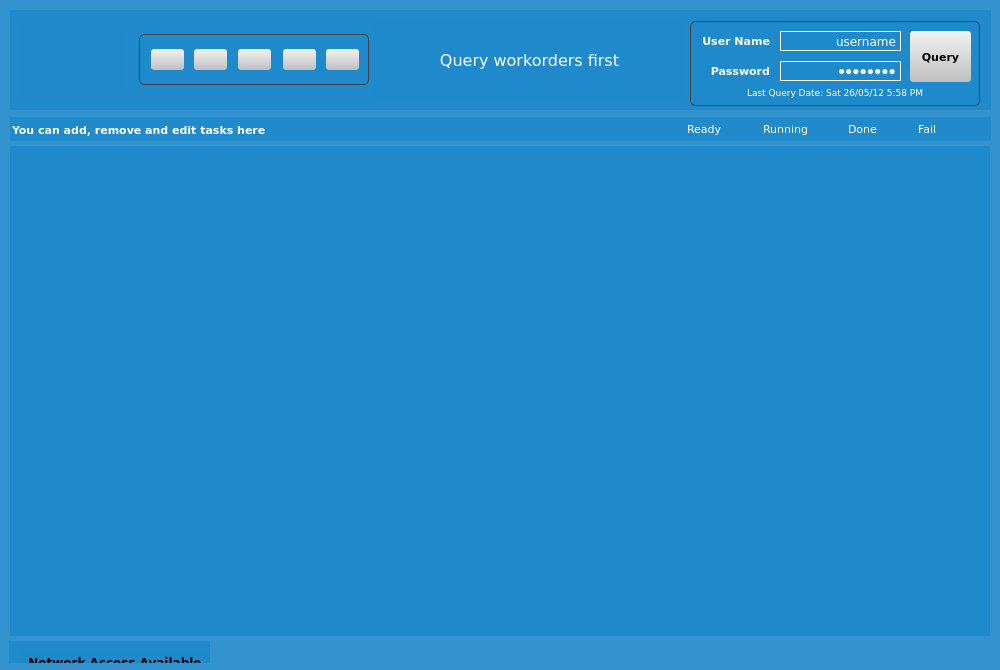
<?xml version="1.0" encoding="UTF-8"?>
<ui version="4.0">
 <class>MainWindow</class>
 <widget class="QMainWindow" name="MainWindow">
  <property name="geometry">
   <rect>
    <x>0</x>
    <y>0</y>
    <width>1000</width>
    <height>670</height>
   </rect>
  </property>
  <property name="minimumSize">
   <size>
    <width>1000</width>
    <height>670</height>
   </size>
  </property>
  <property name="maximumSize">
   <size>
    <width>1000</width>
    <height>670</height>
   </size>
  </property>
  <property name="windowTitle">
   <string>HouseLens Uploader</string>
  </property>
  <property name="windowIcon">
   <iconset resource="resource.qrc">
    <normaloff>:/image/Images/appicon.png</normaloff>:/image/Images/appicon.png</iconset>
  </property>
  <property name="autoFillBackground">
   <bool>false</bool>
  </property>
  <widget class="QWidget" name="centralWidget">
   <property name="styleSheet">
    <string notr="true">background-color: rgba(31, 138, 203, 230);</string>
   </property>
   <widget class="QGroupBox" name="groupBoxMain">
    <property name="geometry">
     <rect>
      <x>10</x>
      <y>146</y>
      <width>980</width>
      <height>490</height>
     </rect>
    </property>
    <property name="minimumSize">
     <size>
      <width>980</width>
      <height>490</height>
     </size>
    </property>
    <property name="maximumSize">
     <size>
      <width>980</width>
      <height>490</height>
     </size>
    </property>
    <property name="styleSheet">
     <string notr="true"> QGroupBox {
     border: none;
	border-radius: 5px;
	background-image: url(:/image/Images/HouseLensText.png);
	 background-repeat:none;
    background-position:center center;
 }</string>
    </property>
    <property name="title">
     <string/>
    </property>
    <widget class="ScrollArea" name="scrollAreaMain">
     <property name="geometry">
      <rect>
       <x>0</x>
       <y>0</y>
       <width>980</width>
       <height>490</height>
      </rect>
     </property>
     <property name="minimumSize">
      <size>
       <width>980</width>
       <height>490</height>
      </size>
     </property>
     <property name="maximumSize">
      <size>
       <width>980</width>
       <height>490</height>
      </size>
     </property>
     <property name="styleSheet">
      <string notr="true">border:none;</string>
     </property>
     <property name="widgetResizable">
      <bool>true</bool>
     </property>
     <property name="alignment">
      <set>Qt::AlignLeading|Qt::AlignLeft|Qt::AlignTop</set>
     </property>
     <widget class="QWidget" name="scrollAreaWidgetContents">
      <property name="geometry">
       <rect>
        <x>0</x>
        <y>0</y>
        <width>980</width>
        <height>490</height>
       </rect>
      </property>
      <property name="styleSheet">
       <string notr="true"/>
      </property>
     </widget>
    </widget>
   </widget>
   <widget class="QWidget" name="layoutWidget">
    <property name="geometry">
     <rect>
      <x>9</x>
      <y>641</y>
      <width>201</width>
      <height>22</height>
     </rect>
    </property>
    <layout class="QHBoxLayout" name="horizontalLayout_3">
     <item>
      <widget class="QPushButton" name="networkAccessibilityButton">
       <property name="minimumSize">
        <size>
         <width>190</width>
         <height>20</height>
        </size>
       </property>
       <property name="font">
        <font>
         <family>Verdana</family>
         <weight>75</weight>
         <bold>true</bold>
        </font>
       </property>
       <property name="styleSheet">
        <string notr="true">QPushButton {
border:none;
}</string>
       </property>
       <property name="text">
        <string>Network Access Available</string>
       </property>
       <property name="icon">
        <iconset resource="resource.qrc">
         <normaloff>:/image/Images/network-connect.tiff</normaloff>:/image/Images/network-connect.tiff</iconset>
       </property>
       <property name="flat">
        <bool>false</bool>
       </property>
      </widget>
     </item>
     <item>
      <spacer name="horizontalSpacer_3">
       <property name="orientation">
        <enum>Qt::Horizontal</enum>
       </property>
       <property name="sizeHint" stdset="0">
        <size>
         <width>40</width>
         <height>20</height>
        </size>
       </property>
      </spacer>
     </item>
    </layout>
   </widget>
   <widget class="QFrame" name="frame_2">
    <property name="geometry">
     <rect>
      <x>10</x>
      <y>10</y>
      <width>981</width>
      <height>100</height>
     </rect>
    </property>
    <property name="sizePolicy">
     <sizepolicy hsizetype="Preferred" vsizetype="Fixed">
      <horstretch>0</horstretch>
      <verstretch>0</verstretch>
     </sizepolicy>
    </property>
    <property name="minimumSize">
     <size>
      <width>0</width>
      <height>100</height>
     </size>
    </property>
    <property name="maximumSize">
     <size>
      <width>16777215</width>
      <height>100</height>
     </size>
    </property>
    <property name="styleSheet">
     <string notr="true">border:none;
</string>
    </property>
    <property name="frameShape">
     <enum>QFrame::StyledPanel</enum>
    </property>
    <property name="frameShadow">
     <enum>QFrame::Raised</enum>
    </property>
    <layout class="QHBoxLayout" name="horizontalLayout">
     <item>
      <widget class="QLabel" name="label">
       <property name="sizePolicy">
        <sizepolicy hsizetype="Preferred" vsizetype="Fixed">
         <horstretch>0</horstretch>
         <verstretch>0</verstretch>
        </sizepolicy>
       </property>
       <property name="minimumSize">
        <size>
         <width>100</width>
         <height>70</height>
        </size>
       </property>
       <property name="maximumSize">
        <size>
         <width>100</width>
         <height>70</height>
        </size>
       </property>
       <property name="text">
        <string/>
       </property>
       <property name="pixmap">
        <pixmap resource="resource.qrc">:/image/Images/HouseLensLogo.png</pixmap>
       </property>
       <property name="scaledContents">
        <bool>false</bool>
       </property>
       <property name="alignment">
        <set>Qt::AlignCenter</set>
       </property>
      </widget>
     </item>
     <item>
      <spacer name="horizontalSpacer_2">
       <property name="orientation">
        <enum>Qt::Horizontal</enum>
       </property>
       <property name="sizeType">
        <enum>QSizePolicy::Fixed</enum>
       </property>
       <property name="sizeHint" stdset="0">
        <size>
         <width>12</width>
         <height>20</height>
        </size>
       </property>
      </spacer>
     </item>
     <item>
      <widget class="QGroupBox" name="groupBox_2">
       <property name="minimumSize">
        <size>
         <width>230</width>
         <height>51</height>
        </size>
       </property>
       <property name="maximumSize">
        <size>
         <width>230</width>
         <height>51</height>
        </size>
       </property>
       <property name="styleSheet">
        <string notr="true"> QGroupBox {
	border: 1px solid rgb(64, 64, 64);
	color: rgb(0, 0, 0);
	border-radius: 5px;
   border-shadow: 10px 10px 5px #888888;
 }</string>
       </property>
       <property name="title">
        <string/>
       </property>
       <widget class="QPushButton" name="addTaskButton">
        <property name="geometry">
         <rect>
          <x>12</x>
          <y>15</y>
          <width>33</width>
          <height>21</height>
         </rect>
        </property>
        <property name="font">
         <font>
          <family>Verdana</family>
          <pointsize>8</pointsize>
          <weight>75</weight>
          <bold>true</bold>
         </font>
        </property>
        <property name="styleSheet">
         <string notr="true">QPushButton {
background-color: qlineargradient(x1:0, y1:0, x2:0, y2:1, stop:0 rgba(243, 243, 243, 255), stop:1 rgba(191, 191, 191, 255));
border:none;
border-radius: 3px;
}

QPushButton:hover {
background-color: qlineargradient(x1:0, y1:0, x2:0, y2:1, stop:0 rgba(210, 243, 243, 255), stop:1 rgba(191, 191, 191, 255));
border:none;
border-radius: 3px;
}

QPushButton:pressed {
background-color: qlineargradient(x1:0, y1:0, x2:0, y2:1, stop:0 rgba(170, 243, 243, 255), stop:1 rgba(191, 191, 191, 255));
border:none;
border-radius: 3px;
}</string>
        </property>
        <property name="text">
         <string/>
        </property>
        <property name="icon">
         <iconset resource="resource.qrc">
          <normaloff>:/image/Images/add.png</normaloff>:/image/Images/add.png</iconset>
        </property>
       </widget>
       <widget class="QPushButton" name="removeTaskButton">
        <property name="enabled">
         <bool>false</bool>
        </property>
        <property name="geometry">
         <rect>
          <x>144</x>
          <y>15</y>
          <width>33</width>
          <height>21</height>
         </rect>
        </property>
        <property name="font">
         <font>
          <family>Verdana</family>
          <pointsize>8</pointsize>
          <weight>75</weight>
          <bold>true</bold>
         </font>
        </property>
        <property name="styleSheet">
         <string notr="true">QPushButton {
background-color: qlineargradient(x1:0, y1:0, x2:0, y2:1, stop:0 rgba(243, 243, 243, 255), stop:1 rgba(191, 191, 191, 255));
border:none;
border-radius: 3px;
}

QPushButton:hover {
background-color: qlineargradient(x1:0, y1:0, x2:0, y2:1, stop:0 rgba(210, 243, 243, 255), stop:1 rgba(191, 191, 191, 255));
border:none;
border-radius: 3px;
}

QPushButton:pressed {
background-color: qlineargradient(x1:0, y1:0, x2:0, y2:1, stop:0 rgba(170, 243, 243, 255), stop:1 rgba(191, 191, 191, 255));
border:none;
border-radius: 3px;
}</string>
        </property>
        <property name="text">
         <string/>
        </property>
        <property name="icon">
         <iconset resource="resource.qrc">
          <normaloff>:/image/Images/delete.png</normaloff>:/image/Images/delete.png</iconset>
        </property>
       </widget>
       <widget class="QPushButton" name="stopTaskButton">
        <property name="enabled">
         <bool>false</bool>
        </property>
        <property name="geometry">
         <rect>
          <x>99</x>
          <y>15</y>
          <width>33</width>
          <height>21</height>
         </rect>
        </property>
        <property name="font">
         <font>
          <family>Verdana</family>
          <pointsize>8</pointsize>
          <weight>75</weight>
          <bold>true</bold>
         </font>
        </property>
        <property name="styleSheet">
         <string notr="true">QPushButton {
background-color: qlineargradient(x1:0, y1:0, x2:0, y2:1, stop:0 rgba(243, 243, 243, 255), stop:1 rgba(191, 191, 191, 255));
border:none;
border-radius: 3px;
}

QPushButton:hover {
background-color: qlineargradient(x1:0, y1:0, x2:0, y2:1, stop:0 rgba(210, 243, 243, 255), stop:1 rgba(191, 191, 191, 255));
border:none;
border-radius: 3px;
}

QPushButton:pressed {
background-color: qlineargradient(x1:0, y1:0, x2:0, y2:1, stop:0 rgba(170, 243, 243, 255), stop:1 rgba(191, 191, 191, 255));
border:none;
border-radius: 3px;
}</string>
        </property>
        <property name="text">
         <string/>
        </property>
        <property name="icon">
         <iconset resource="resource.qrc">
          <normaloff>:/image/Images/stop.png</normaloff>:/image/Images/stop.png</iconset>
        </property>
       </widget>
       <widget class="QPushButton" name="runTaskButton">
        <property name="enabled">
         <bool>false</bool>
        </property>
        <property name="geometry">
         <rect>
          <x>55</x>
          <y>15</y>
          <width>33</width>
          <height>21</height>
         </rect>
        </property>
        <property name="font">
         <font>
          <family>Verdana</family>
          <pointsize>8</pointsize>
          <weight>75</weight>
          <bold>true</bold>
         </font>
        </property>
        <property name="styleSheet">
         <string notr="true">QPushButton {
background-color: qlineargradient(x1:0, y1:0, x2:0, y2:1, stop:0 rgba(243, 243, 243, 255), stop:1 rgba(191, 191, 191, 255));
border:none;
border-radius: 3px;
}

QPushButton:hover {
background-color: qlineargradient(x1:0, y1:0, x2:0, y2:1, stop:0 rgba(210, 243, 243, 255), stop:1 rgba(191, 191, 191, 255));
border:none;
border-radius: 3px;
}

QPushButton:pressed {
background-color: qlineargradient(x1:0, y1:0, x2:0, y2:1, stop:0 rgba(170, 243, 243, 255), stop:1 rgba(191, 191, 191, 255));
border:none;
border-radius: 3px;
}</string>
        </property>
        <property name="text">
         <string/>
        </property>
        <property name="icon">
         <iconset resource="resource.qrc">
          <normaloff>:/image/Images/run.png</normaloff>:/image/Images/run.png</iconset>
        </property>
       </widget>
       <widget class="QPushButton" name="settingButton">
        <property name="geometry">
         <rect>
          <x>187</x>
          <y>15</y>
          <width>33</width>
          <height>21</height>
         </rect>
        </property>
        <property name="styleSheet">
         <string notr="true">QPushButton {
background-color: qlineargradient(x1:0, y1:0, x2:0, y2:1, stop:0 rgba(243, 243, 243, 255), stop:1 rgba(191, 191, 191, 255));
border:none;
border-radius: 3px;
}

QPushButton:hover {
background-color: qlineargradient(x1:0, y1:0, x2:0, y2:1, stop:0 rgba(210, 243, 243, 255), stop:1 rgba(191, 191, 191, 255));
border:none;
border-radius: 3px;
}

QPushButton:pressed {
background-color: qlineargradient(x1:0, y1:0, x2:0, y2:1, stop:0 rgba(170, 243, 243, 255), stop:1 rgba(191, 191, 191, 255));
border:none;
border-radius: 3px;
}</string>
        </property>
        <property name="text">
         <string/>
        </property>
        <property name="icon">
         <iconset resource="resource.qrc">
          <normaloff>:/image/Images/setting.png</normaloff>:/image/Images/setting.png</iconset>
        </property>
       </widget>
      </widget>
     </item>
     <item>
      <widget class="QLabel" name="headerDescriptionLabel">
       <property name="font">
        <font>
         <family>Verdana</family>
         <pointsize>12</pointsize>
        </font>
       </property>
       <property name="styleSheet">
        <string notr="true">color:white;
</string>
       </property>
       <property name="text">
        <string>Query workorders first</string>
       </property>
       <property name="alignment">
        <set>Qt::AlignCenter</set>
       </property>
       <property name="wordWrap">
        <bool>true</bool>
       </property>
      </widget>
     </item>
     <item>
      <widget class="QGroupBox" name="groupBox">
       <property name="minimumSize">
        <size>
         <width>290</width>
         <height>85</height>
        </size>
       </property>
       <property name="maximumSize">
        <size>
         <width>290</width>
         <height>85</height>
        </size>
       </property>
       <property name="styleSheet">
        <string notr="true"> QGroupBox {
     border: 1px solid rgb(64, 64, 64);
	border-radius: 5px;
 }</string>
       </property>
       <property name="title">
        <string/>
       </property>
       <widget class="QPushButton" name="queryButton">
        <property name="geometry">
         <rect>
          <x>220</x>
          <y>10</y>
          <width>61</width>
          <height>51</height>
         </rect>
        </property>
        <property name="font">
         <font>
          <family>Verdana</family>
          <pointsize>8</pointsize>
          <weight>75</weight>
          <bold>true</bold>
         </font>
        </property>
        <property name="styleSheet">
         <string notr="true">QPushButton {
background-color: qlineargradient(x1:0, y1:0, x2:0, y2:1, stop:0 rgba(243, 243, 243, 255), stop:1 rgba(191, 191, 191, 255));
border:none;
border-radius: 3px;
}

QPushButton:hover {
background-color: qlineargradient(x1:0, y1:0, x2:0, y2:1, stop:0 rgba(210, 243, 243, 255), stop:1 rgba(191, 191, 191, 255));
border:none;
border-radius: 3px;
}

QPushButton:pressed {
background-color: qlineargradient(x1:0, y1:0, x2:0, y2:1, stop:0 rgba(170, 243, 243, 255), stop:1 rgba(191, 191, 191, 255));
border:none;
border-radius: 3px;
}</string>
        </property>
        <property name="text">
         <string>Query</string>
        </property>
        <property name="autoDefault">
         <bool>false</bool>
        </property>
        <property name="default">
         <bool>false</bool>
        </property>
       </widget>
       <widget class="QLabel" name="label_14">
        <property name="geometry">
         <rect>
          <x>0</x>
          <y>10</y>
          <width>80</width>
          <height>20</height>
         </rect>
        </property>
        <property name="font">
         <font>
          <family>Verdana</family>
          <pointsize>8</pointsize>
          <weight>75</weight>
          <bold>true</bold>
         </font>
        </property>
        <property name="layoutDirection">
         <enum>Qt::RightToLeft</enum>
        </property>
        <property name="styleSheet">
         <string notr="true">color:rgba(255,255,255,255);
background-color:rgba(0,0,0,0);</string>
        </property>
        <property name="text">
         <string>User Name</string>
        </property>
        <property name="alignment">
         <set>Qt::AlignRight|Qt::AlignTrailing|Qt::AlignVCenter</set>
        </property>
       </widget>
       <widget class="QLineEdit" name="_userNameTextEdit">
        <property name="geometry">
         <rect>
          <x>90</x>
          <y>10</y>
          <width>121</width>
          <height>20</height>
         </rect>
        </property>
        <property name="font">
         <font>
          <family>Verdana</family>
         </font>
        </property>
        <property name="styleSheet">
         <string notr="true"> QLineEdit {
     border: 1px solid rgb(255, 255, 255);
	color: rgb(255, 255, 255);
}</string>
        </property>
        <property name="text">
         <string>username</string>
        </property>
        <property name="alignment">
         <set>Qt::AlignRight|Qt::AlignTrailing|Qt::AlignVCenter</set>
        </property>
       </widget>
       <widget class="QLineEdit" name="_lastQueryDateField">
        <property name="enabled">
         <bool>false</bool>
        </property>
        <property name="geometry">
         <rect>
          <x>30</x>
          <y>62</y>
          <width>231</width>
          <height>20</height>
         </rect>
        </property>
        <property name="font">
         <font>
          <family>Verdana</family>
          <pointsize>7</pointsize>
         </font>
        </property>
        <property name="cursor">
         <cursorShape>ArrowCursor</cursorShape>
        </property>
        <property name="focusPolicy">
         <enum>Qt::NoFocus</enum>
        </property>
        <property name="styleSheet">
         <string notr="true">border:none;
background-color:rgba(0,0,0,0);
alternate-background-color:rgba(0,0,0,0);
color:white;
selection-color: white;</string>
        </property>
        <property name="text">
         <string>Last Query Date: Sat 26/05/12 5:58 PM</string>
        </property>
        <property name="alignment">
         <set>Qt::AlignCenter</set>
        </property>
        <property name="readOnly">
         <bool>true</bool>
        </property>
        <property name="placeholderText">
         <string>You haven't queried yet</string>
        </property>
       </widget>
       <widget class="QLabel" name="label_2">
        <property name="geometry">
         <rect>
          <x>0</x>
          <y>40</y>
          <width>80</width>
          <height>20</height>
         </rect>
        </property>
        <property name="font">
         <font>
          <family>Verdana</family>
          <pointsize>8</pointsize>
          <weight>75</weight>
          <bold>true</bold>
         </font>
        </property>
        <property name="layoutDirection">
         <enum>Qt::LeftToRight</enum>
        </property>
        <property name="styleSheet">
         <string notr="true">color:rgba(255,255,255,255);
background-color:rgba(0,0,0,0);</string>
        </property>
        <property name="text">
         <string>Password</string>
        </property>
        <property name="alignment">
         <set>Qt::AlignRight|Qt::AlignTrailing|Qt::AlignVCenter</set>
        </property>
       </widget>
       <widget class="QLineEdit" name="_passwordTextEdit">
        <property name="geometry">
         <rect>
          <x>90</x>
          <y>40</y>
          <width>121</width>
          <height>20</height>
         </rect>
        </property>
        <property name="styleSheet">
         <string notr="true"> QLineEdit {
     border: 1px solid rgb(255, 255, 255);
	color: rgb(255, 255, 255);
}</string>
        </property>
        <property name="text">
         <string>password</string>
        </property>
        <property name="echoMode">
         <enum>QLineEdit::Password</enum>
        </property>
        <property name="alignment">
         <set>Qt::AlignRight|Qt::AlignTrailing|Qt::AlignVCenter</set>
        </property>
       </widget>
      </widget>
     </item>
    </layout>
   </widget>
   <widget class="QWidget" name="widget_3" native="true">
    <property name="geometry">
     <rect>
      <x>10</x>
      <y>117</y>
      <width>981</width>
      <height>24</height>
     </rect>
    </property>
    <property name="minimumSize">
     <size>
      <width>0</width>
      <height>24</height>
     </size>
    </property>
    <property name="maximumSize">
     <size>
      <width>16777215</width>
      <height>21</height>
     </size>
    </property>
    <property name="styleSheet">
     <string notr="true"/>
    </property>
    <layout class="QHBoxLayout" name="horizontalLayout_2">
     <property name="spacing">
      <number>2</number>
     </property>
     <property name="leftMargin">
      <number>2</number>
     </property>
     <property name="topMargin">
      <number>2</number>
     </property>
     <property name="rightMargin">
      <number>2</number>
     </property>
     <property name="bottomMargin">
      <number>0</number>
     </property>
     <item>
      <widget class="QLabel" name="label_13">
       <property name="minimumSize">
        <size>
         <width>271</width>
         <height>18</height>
        </size>
       </property>
       <property name="maximumSize">
        <size>
         <width>271</width>
         <height>18</height>
        </size>
       </property>
       <property name="font">
        <font>
         <family>Verdana</family>
         <pointsize>8</pointsize>
         <weight>75</weight>
         <bold>true</bold>
        </font>
       </property>
       <property name="styleSheet">
        <string notr="true">color:rgba(255,255,255,255);
background-color:rgba(0,0,0,0);</string>
       </property>
       <property name="text">
        <string>You can add, remove and edit tasks here</string>
       </property>
      </widget>
     </item>
     <item>
      <spacer name="horizontalSpacer">
       <property name="orientation">
        <enum>Qt::Horizontal</enum>
       </property>
       <property name="sizeHint" stdset="0">
        <size>
         <width>40</width>
         <height>20</height>
        </size>
       </property>
      </spacer>
     </item>
     <item>
      <widget class="QFrame" name="frame">
       <property name="minimumSize">
        <size>
         <width>311</width>
         <height>20</height>
        </size>
       </property>
       <property name="maximumSize">
        <size>
         <width>311</width>
         <height>20</height>
        </size>
       </property>
       <property name="layoutDirection">
        <enum>Qt::LeftToRight</enum>
       </property>
       <property name="styleSheet">
        <string notr="true">QFrame {
border:none;
background-color:rgba(0,0,0,0);
}</string>
       </property>
       <property name="frameShape">
        <enum>QFrame::StyledPanel</enum>
       </property>
       <property name="frameShadow">
        <enum>QFrame::Raised</enum>
       </property>
       <widget class="QFrame" name="frame_8">
        <property name="geometry">
         <rect>
          <x>263</x>
          <y>3</y>
          <width>26</width>
          <height>14</height>
         </rect>
        </property>
        <property name="minimumSize">
         <size>
          <width>26</width>
          <height>14</height>
         </size>
        </property>
        <property name="maximumSize">
         <size>
          <width>26</width>
          <height>14</height>
         </size>
        </property>
        <property name="styleSheet">
         <string notr="true">QFrame {
     border: none;
     border-radius: 6px;
     background-color: qlineargradient(x1: 0, y1: 0, x2: 0, y2: 1,
                                       stop: 0 rgba(201, 129, 117, 229), stop: 1 rgba(221, 74, 64, 229));
}</string>
        </property>
        <property name="frameShape">
         <enum>QFrame::StyledPanel</enum>
        </property>
        <property name="frameShadow">
         <enum>QFrame::Raised</enum>
        </property>
       </widget>
       <widget class="QLabel" name="label_8">
        <property name="geometry">
         <rect>
          <x>170</x>
          <y>1</y>
          <width>30</width>
          <height>16</height>
         </rect>
        </property>
        <property name="minimumSize">
         <size>
          <width>30</width>
          <height>16</height>
         </size>
        </property>
        <property name="maximumSize">
         <size>
          <width>30</width>
          <height>16</height>
         </size>
        </property>
        <property name="font">
         <font>
          <family>Verdana</family>
          <pointsize>8</pointsize>
         </font>
        </property>
        <property name="styleSheet">
         <string notr="true">color:rgba(255,255,255,255);
background-color:rgba(0,0,0,0);</string>
        </property>
        <property name="text">
         <string>Done</string>
        </property>
       </widget>
       <widget class="QLabel" name="label_7">
        <property name="geometry">
         <rect>
          <x>85</x>
          <y>1</y>
          <width>46</width>
          <height>16</height>
         </rect>
        </property>
        <property name="minimumSize">
         <size>
          <width>46</width>
          <height>16</height>
         </size>
        </property>
        <property name="maximumSize">
         <size>
          <width>46</width>
          <height>16</height>
         </size>
        </property>
        <property name="font">
         <font>
          <family>Verdana</family>
          <pointsize>8</pointsize>
         </font>
        </property>
        <property name="styleSheet">
         <string notr="true">color:rgba(255,255,255,255);
background-color:rgba(0,0,0,0);</string>
        </property>
        <property name="text">
         <string>Running</string>
        </property>
       </widget>
       <widget class="QLabel" name="label_6">
        <property name="geometry">
         <rect>
          <x>9</x>
          <y>1</y>
          <width>41</width>
          <height>16</height>
         </rect>
        </property>
        <property name="minimumSize">
         <size>
          <width>41</width>
          <height>16</height>
         </size>
        </property>
        <property name="maximumSize">
         <size>
          <width>41</width>
          <height>16</height>
         </size>
        </property>
        <property name="font">
         <font>
          <family>Verdana</family>
          <pointsize>8</pointsize>
         </font>
        </property>
        <property name="styleSheet">
         <string notr="true">color:rgba(255,255,255,255);
background-color:rgba(0,0,0,0);</string>
        </property>
        <property name="text">
         <string>Ready</string>
        </property>
       </widget>
       <widget class="QFrame" name="frame_7">
        <property name="geometry">
         <rect>
          <x>135</x>
          <y>3</y>
          <width>26</width>
          <height>14</height>
         </rect>
        </property>
        <property name="minimumSize">
         <size>
          <width>26</width>
          <height>14</height>
         </size>
        </property>
        <property name="maximumSize">
         <size>
          <width>26</width>
          <height>14</height>
         </size>
        </property>
        <property name="styleSheet">
         <string notr="true">QFrame {
     border: none;
     border-radius: 6px;
     background-color: qlineargradient(x1: 0, y1: 0, x2: 0, y2: 1,
                                       stop: 0 rgba(138, 202, 131, 229), stop: 1 rgba(60, 209, 63, 229));
}</string>
        </property>
        <property name="frameShape">
         <enum>QFrame::StyledPanel</enum>
        </property>
        <property name="frameShadow">
         <enum>QFrame::Raised</enum>
        </property>
       </widget>
       <widget class="QFrame" name="frame_9">
        <property name="geometry">
         <rect>
          <x>204</x>
          <y>3</y>
          <width>26</width>
          <height>14</height>
         </rect>
        </property>
        <property name="minimumSize">
         <size>
          <width>26</width>
          <height>14</height>
         </size>
        </property>
        <property name="maximumSize">
         <size>
          <width>26</width>
          <height>14</height>
         </size>
        </property>
        <property name="styleSheet">
         <string notr="true">QFrame {
     border: none;
     border-radius: 6px;
     background-color: qlineargradient(x1: 0, y1: 0, x2: 0, y2: 1,
                                       stop: 0 rgba(125, 162, 202, 229), stop: 1 rgba(68, 131, 209, 229));
}</string>
        </property>
        <property name="frameShape">
         <enum>QFrame::StyledPanel</enum>
        </property>
        <property name="frameShadow">
         <enum>QFrame::Raised</enum>
        </property>
       </widget>
       <widget class="QFrame" name="frame_6">
        <property name="geometry">
         <rect>
          <x>49</x>
          <y>3</y>
          <width>26</width>
          <height>14</height>
         </rect>
        </property>
        <property name="minimumSize">
         <size>
          <width>26</width>
          <height>14</height>
         </size>
        </property>
        <property name="maximumSize">
         <size>
          <width>26</width>
          <height>14</height>
         </size>
        </property>
        <property name="styleSheet">
         <string notr="true">QFrame {
     border: none;
     border-radius: 6px;
     background-color: qlineargradient(x1: 0, y1: 0, x2: 0, y2: 1,
                                       stop: 0 rgba(242, 242, 242, 229), stop: 1 rgba(166, 166, 166, 229));
}</string>
        </property>
        <property name="frameShape">
         <enum>QFrame::StyledPanel</enum>
        </property>
        <property name="frameShadow">
         <enum>QFrame::Raised</enum>
        </property>
       </widget>
       <widget class="QLabel" name="label_5">
        <property name="geometry">
         <rect>
          <x>240</x>
          <y>1</y>
          <width>18</width>
          <height>16</height>
         </rect>
        </property>
        <property name="minimumSize">
         <size>
          <width>18</width>
          <height>16</height>
         </size>
        </property>
        <property name="maximumSize">
         <size>
          <width>18</width>
          <height>16</height>
         </size>
        </property>
        <property name="font">
         <font>
          <family>Verdana</family>
          <pointsize>8</pointsize>
         </font>
        </property>
        <property name="styleSheet">
         <string notr="true">color:rgba(255,255,255,255);
background-color:rgba(0,0,0,0);</string>
        </property>
        <property name="text">
         <string>Fail</string>
        </property>
       </widget>
      </widget>
     </item>
    </layout>
   </widget>
  </widget>
  <widget class="QMenuBar" name="menuBar">
   <property name="geometry">
    <rect>
     <x>0</x>
     <y>0</y>
     <width>1000</width>
     <height>20</height>
    </rect>
   </property>
  </widget>
 </widget>
 <layoutdefault spacing="6" margin="11"/>
 <customwidgets>
  <customwidget>
   <class>ScrollArea</class>
   <extends>QScrollArea</extends>
   <header location="global">scrollarea.h</header>
   <container>1</container>
  </customwidget>
 </customwidgets>
 <resources>
  <include location="resource.qrc"/>
 </resources>
 <connections/>
</ui>
